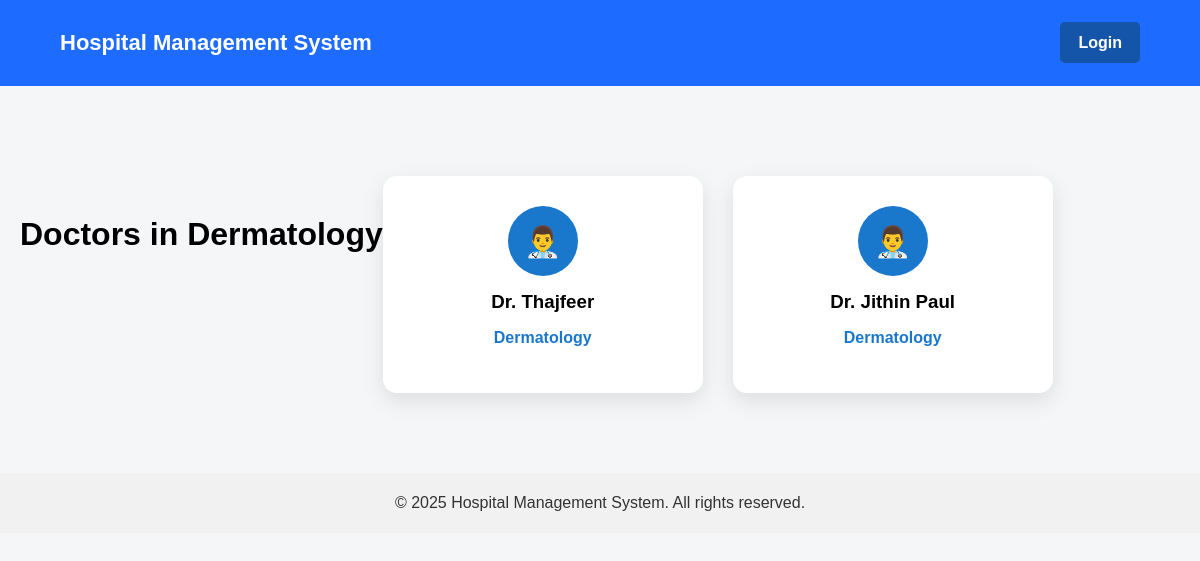
Before: /departments/4/doctors/ with the older database file.
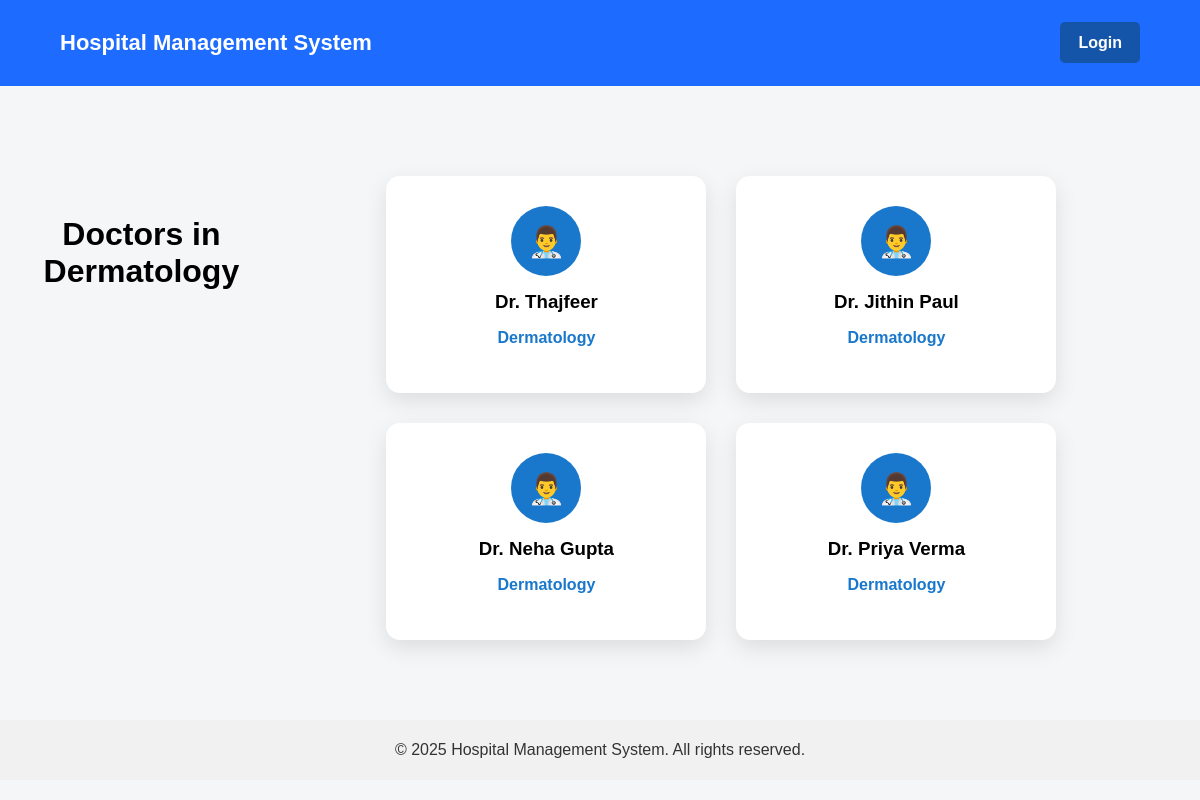
After: the same page with the newer database file.
### hospital/models.py (models this page shows, shortened)
class Doctor(models.Model):
    name = models.CharField(max_length=100)
    department = models.ForeignKey(
        Department,
        on_delete=models.CASCADE,
        related_name='doctors'
    )

class Department(models.Model):
    name = models.CharField(max_length=100)

### hospital/views.py (the view)
# urls.py: path("departments/<int:department_id>/doctors/", views.department_doctors, name="department_doctors"),
def department_doctors(request, department_id):
    department = get_object_or_404(Department, id=department_id)
    doctors = Doctor.objects.filter(department=department)
    context = {
        'department': department,
        'doctors': doctors
    }
    return render(request, 'hospital/department_doctors.html', context)

### hospital/templates/hospital/department_doctors.html
{% extends "hospital/base.html" %}
{% block content %}
<h2 style="
    text-align:center;
    margin:40px 0;
    font-size:32px;
    font-weight:600;
">
    Doctors in {{ department.name }}
</h2>
<div style="
    display:flex;
    flex-wrap:wrap;
    gap:30px;
    justify-content:center;
    margin-bottom:60px;
">
    {% for doctor in doctors %}
    <div style="
        width:260px;
        background:white;
        padding:30px;
        border-radius:14px;
        text-align:center;
        box-shadow:0 8px 22px rgba(0,0,0,0.1);
        transition:transform 0.2s;
    ">
        <div style="
            width:70px;
            height:70px;
            margin:0 auto 15px;
            background:#1977cc;
            color:white;
            border-radius:50%;
            display:flex;
            align-items:center;
            justify-content:center;
            font-size:30px;
        ">
            👨‍⚕️
        </div>
        <h3 style="margin:10px 0;">
            {{ doctor.name }}
        </h3>
        <p style="color:#1977cc; font-weight:600;">
            {{ department.name }}
        </p>
    </div>
    {% empty %}
    <p>No doctors available in this department.</p>
    {% endfor %}
</div>
{% endblock %}

Changed rows visible on the page:
added Doctor: name "Dr. Neha Gupta", {{ department.name }} "Dermatology"
added Doctor: name "Dr. Priya Verma", {{ department.name }} "Dermatology"
